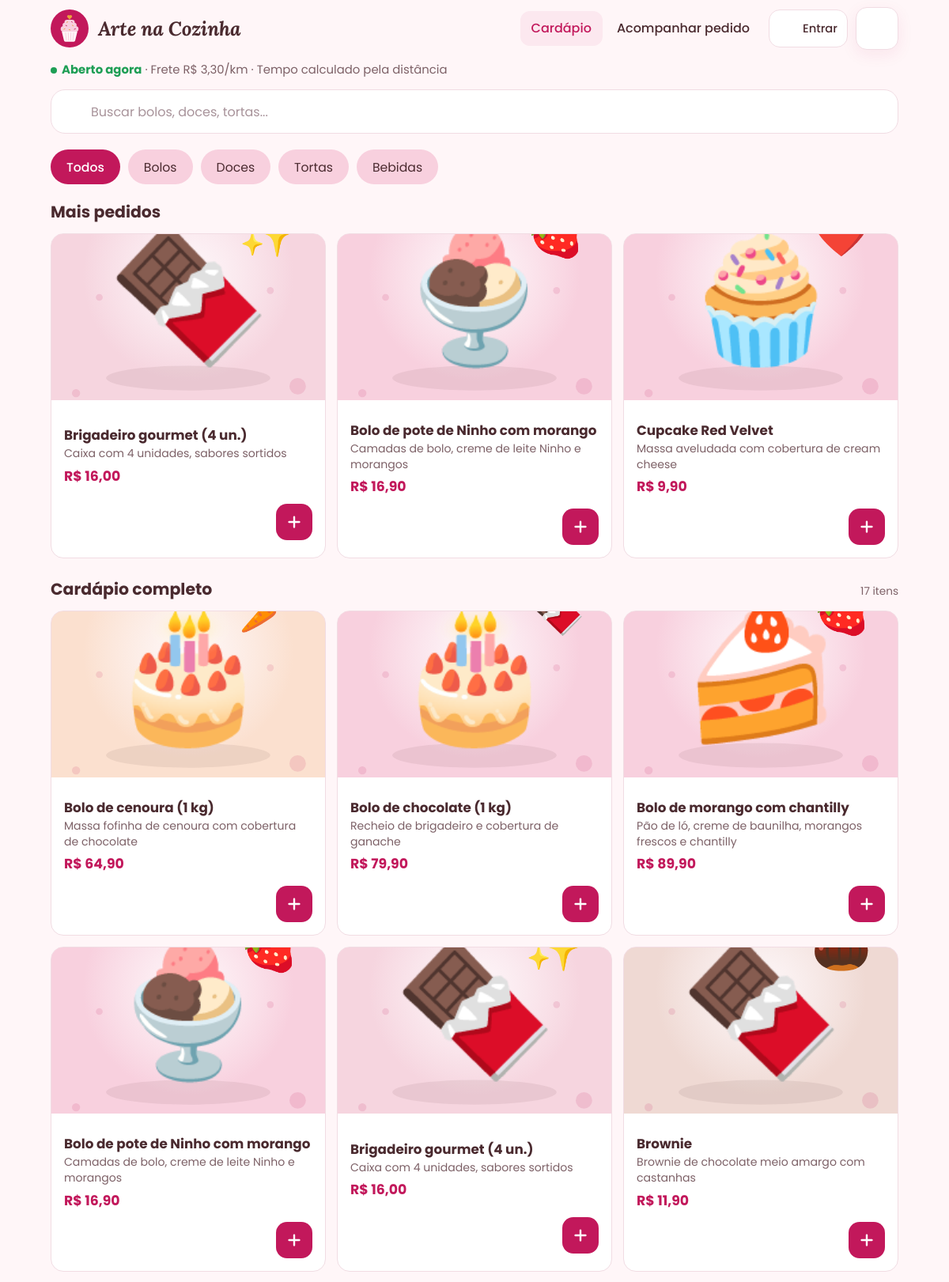
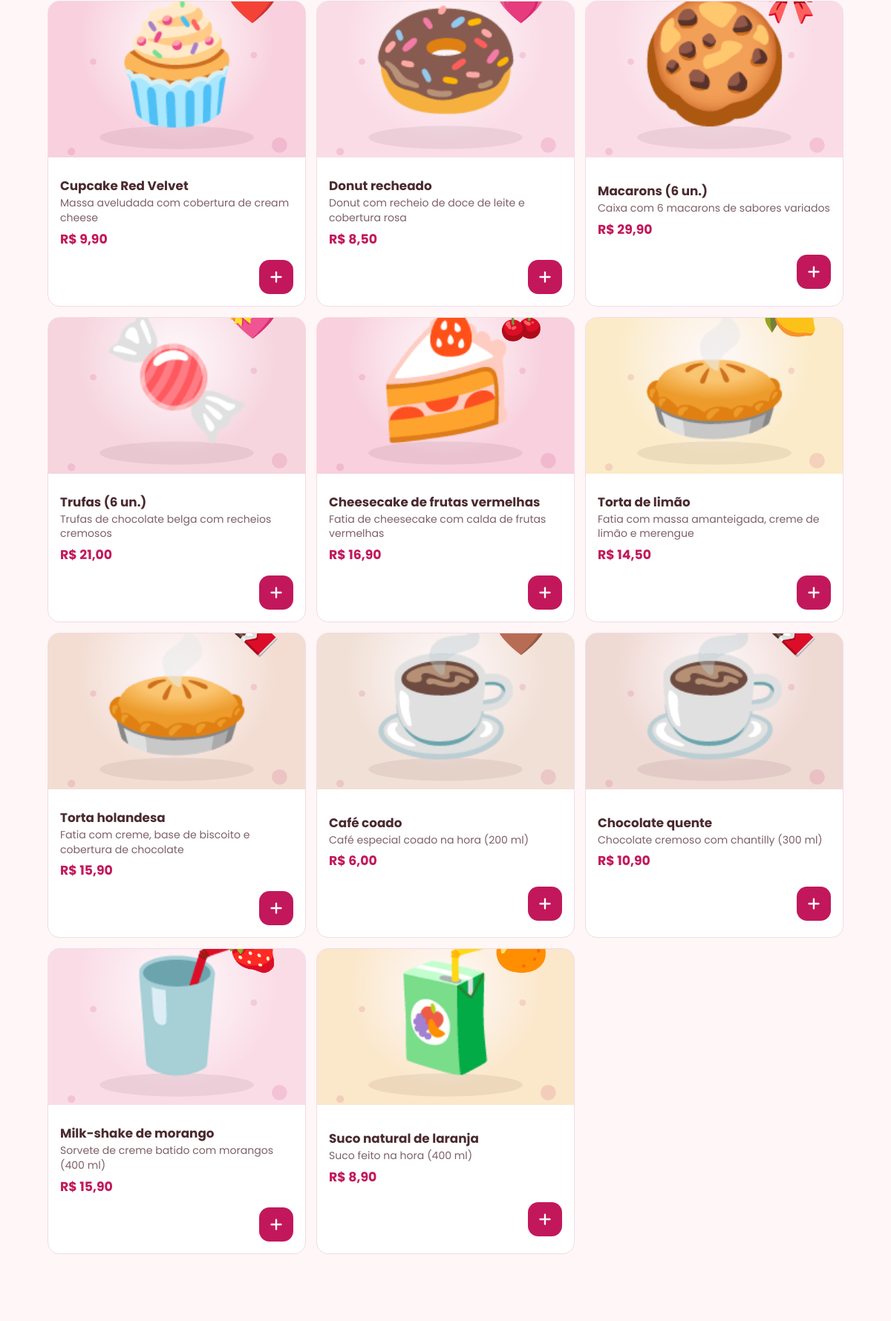
The page / (upper part) on the database its author committed (2 pictures, top to bottom).
### tables this page shows
CREATE TABLE produto (
  id_produto         INT           NOT NULL AUTO_INCREMENT,
  id_admin           INT           NOT NULL,
  nome               VARCHAR(100)  NOT NULL,
  descricao          VARCHAR(255)  NOT NULL,
  categoria          VARCHAR(40)   NOT NULL,
  preco              DECIMAL(8,2)  NOT NULL,
  preco_promocional  DECIMAL(8,2)  NULL,
  imagem             VARCHAR(255)  NULL,
  disponivel         BOOLEAN       NOT NULL DEFAULT TRUE,
  PRIMARY KEY (id_produto),
  KEY idx_produto_categoria (categoria),
  CONSTRAINT fk_produto_admin FOREIGN KEY (id_admin)
    REFERENCES administrador (id_admin)
);

CREATE TABLE promocao (
  id_produto   INT          NOT NULL,
  data_inicio  DATETIME     NOT NULL DEFAULT CURRENT_TIMESTAMP,
  data_fim     DATETIME     NOT NULL,
  modo         VARCHAR(12)  NOT NULL DEFAULT 'automatico',   
  PRIMARY KEY (id_produto),
  KEY idx_promocao_fim (data_fim),
  CONSTRAINT fk_promocao_produto FOREIGN KEY (id_produto)
    REFERENCES produto (id_produto) ON DELETE CASCADE
);

### includes/bootstrap.php (called while the page is built, shortened)
<?php
function db(): PDO
{
    static $pdo = null;
    if ($pdo === null) {
        $c = APP_CONFIG;
        $dsn = "mysql:host={$c['db_host']};port={$c['db_porta']};dbname={$c['db_nome']};charset=utf8mb4";
        try {
            $pdo = new PDO($dsn, $c['db_usuario'], $c['db_senha'], [
                PDO::ATTR_ERRMODE            => PDO::ERRMODE_EXCEPTION,
                PDO::ATTR_DEFAULT_FETCH_MODE => PDO::FETCH_ASSOC,
                PDO::ATTR_EMULATE_PREPARES   => false,
            ]);
            $pdo->exec("SET time_zone = '" . date('P') . "'");
        } catch (PDOException $e) {
            http_response_code(500);
            $msg = $c['debug'] ? $e->getMessage() : 'Tente novamente em alguns minutos.';
            exit('<div style="font-family:sans-serif;padding:2rem;color:#4A2A2F">'
               . '<h2>Não foi possível conectar ao banco de dados</h2><p>'
               . htmlspecialchars($msg) . '</p><p>Verifique se o MySQL está ligado e se o banco '
               . '<code>arte_na_cozinha</code> foi importado (database/arte_na_cozinha.sql).</p></div>');
        }
    }
    return $pdo;
}
function categorias(bool $recarregar = false): array
{
    static $lista = null;
    if ($lista === null || $recarregar) {
        $lista = db()->query('SELECT nome FROM categoria ORDER BY ordem, nome')->fetchAll(PDO::FETCH_COLUMN);
    }
    return $lista;
}
function h(?string $texto): string
{
    return htmlspecialchars((string) $texto, ENT_QUOTES, 'UTF-8');
}
function dinheiro($valor): string
{
    return 'R$ ' . number_format((float) $valor, 2, ',', '.');
}
function preco_atual(array $produto): float
{
    $promo = $produto['preco_promocional'];
    $vencida = !empty($produto['promo_fim']) && strtotime($produto['promo_fim']) <= time();
    return (!$vencida && $promo !== null && (float) $promo > 0 && (float) $promo < (float) $produto['preco'])
        ? (float) $promo
        : (float) $produto['preco'];
}
function em_promocao(array $produto): bool
{
    return preco_atual($produto) < (float) $produto['preco'];
}
function config_loja(string $chave, string $padrao = ''): string
{
    static $cache = null;
    if ($cache === null) {
        $cache = db()->query('SELECT chave, valor FROM configuracao')->fetchAll(PDO::FETCH_KEY_PAIR);
    }
    return $cache[$chave] ?? $padrao;
}
function loja_aberta(): bool
{
    return config_loja('loja_aberta', '1') === '1';
}

### index.php (the view, shortened to what this page needs)
<?php
require_once __DIR__ . '/includes/bootstrap.php';
$produtos = db()->query(
    SQL_PRODUTO_COM_PROMO . " WHERE p.disponivel = 1
      ORDER BY COALESCE((SELECT c.ordem FROM categoria c WHERE c.nome = p.categoria), 999), p.categoria, p.nome"
)->fetchAll();
$maisPedidos = db()->query(
    "SELECT p.id_produto
       FROM item_pedido i
       JOIN produto p ON p.id_produto = i.id_produto
       JOIN pedido pe ON pe.id_pedido = i.id_pedido
      WHERE p.disponivel = 1 AND pe.status <> 'cancelado'
      GROUP BY p.id_produto
      ORDER BY SUM(i.quantidade) DESC, p.nome
      LIMIT 3"
)->fetchAll(PDO::FETCH_COLUMN);
foreach ($produtos as $p) {
    if ((string) $p['id_produto'] === config_loja('produto_destaque') && em_promocao($p)) {
        $destaque = $p;
    }
}
$porId = array_column($produtos, null, 'id_produto');
function card_produto(array $p): string
{
    ob_start(); ?>
    <article class="card-produto" data-id="<?= (int) $p['id_produto'] ?>"
             data-categoria="<?= h($p['categoria']) ?>"
             data-promo="<?= em_promocao($p) ? '1' : '0' ?>"
             data-busca="<?= h(mb_strtolower($p['nome'] . ' ' . $p['descricao'] . ' ' . $p['categoria'])) ?>">
      <div class="card-foto">
        <img src="<?= h($p['imagem'] ?: 'assets/img/logo-icone.svg') ?>" alt="<?= h($p['nome']) ?>" loading="lazy" width="96" height="96">
      </div>
      <div class="card-info">
        <h3><?= h($p['nome']) ?></h3>
        <p><?= h($p['descricao']) ?></p>
        <span class="preco"><?= dinheiro(preco_atual($p)) ?></span>
      </div>
      <div class="card-acao" data-acao="<?= (int) $p['id_produto'] ?>">
      </div>
    </article>
    <?php return ob_get_clean();
}
require __DIR__ . '/includes/cabecalho.php';
?>
<div class="container">
  <?php if (loja_aberta()): ?>
    <p class="status-loja"><strong>Aberto agora</strong> · Frete <?= dinheiro(config_loja('valor_km', '3.30')) ?>/km · Tempo calculado pela distância</p>
  <?php else: ?>
    <p class="status-loja fechada"><strong>Fechado no momento</strong> · <?= h(config_loja('horario')) ?></p>
    <div class="aviso-fechada">A loja está fechada agora. Você pode montar seu carrinho e finalizar quando abrirmos. 💗</div>
  <?php endif; ?>
  <div class="pesquisa" role="search">
    <input type="search" id="campoBusca" placeholder="Buscar bolos, doces, tortas..." autocomplete="off">
  </div>
  <nav class="categorias" aria-label="Categorias">
    <button type="button" class="chip ativo" data-categoria="Todos">Todos</button>
    <?php foreach (array_intersect(categorias(), array_column($produtos, 'categoria')) as $cat):  ?>
      <button type="button" class="chip" data-categoria="<?= h($cat) ?>"><?= h($cat) ?></button>
    <?php endforeach; ?>
  </nav>
  <?php if ($maisPedidos): ?>
  <section class="secao" id="secaoMaisPedidos">
    <h2 class="secao-titulo">Mais pedidos</h2>
    <div class="lista-produtos">
      <?php foreach ($maisPedidos as $id) { if (isset($porId[$id])) echo card_produto($porId[$id]); } ?>
    </div>
  </section>
  <?php endif; ?>
  <section class="secao" id="secaoCardapio">
    <h2 class="secao-titulo"><span id="tituloCardapio">Cardápio completo</span> <small id="totalResultados"></small></h2>
    <div class="lista-produtos" id="listaCardapio">
      <?php foreach ($produtos as $p) echo card_produto($p); ?>
    </div>
  </section>
</div>
<?php require __DIR__ . '/includes/rodape.php'; ?>

### assets/css/style.css (style rules this page uses)
:root { --cor-principal: #C2185B; --cor-secundaria: #E8588A; --cor-apoio: #F8D0DE; --cor-fundo: #FFF6F8; --cor-texto: #4A2A2F; --cor-destaque: #E9A23B; --cor-texto-suave: #7D6167; --cor-borda: #F1DCE3; --cor-apoio-claro: #FCE8EF; --cor-sucesso: #1E9E55; --cor-sucesso-bg: #E7F6EC; --cor-branco: #FFFFFF; --fonte-titulo: 'Lora', Georgia, serif; --fonte-texto: 'Poppins', system-ui, sans-serif; --raio-botao: 14px; --raio-card: 16px; --sombra: 0 6px 20px rgba(194, 24, 91, .08); --sombra-forte: 0 12px 30px rgba(194, 24, 91, .28); --largura: 1120px; }
*, *::before, *::after { box-sizing: border-box; }
html { -webkit-text-size-adjust: 100%; scroll-behavior: smooth; }
body { margin: 0; background: var(--cor-fundo); color: var(--cor-texto); font-family: var(--fonte-texto); font-size: 15px; line-height: 1.5; -webkit-font-smoothing: antialiased; min-height: 100vh; display: flex; flex-direction: column; }
img { max-width: 100%; display: block; }
button, input, select, textarea { font: inherit; color: inherit; }
h1, h2, h3 { margin: 0; line-height: 1.25; }
p { margin: 0; }
.container { width: 100%; max-width: var(--largura); margin: 0 auto; padding: 0 16px; }
.status-loja { color: var(--cor-texto-suave); font-size: .93rem; padding: 4px 0 14px; }
.status-loja strong { color: var(--cor-sucesso); }
.status-loja strong::before { content: ''; display: inline-block; width: 8px; height: 8px; margin-right: 6px; border-radius: 50%; background: currentColor; vertical-align: middle; }
.pesquisa { position: relative; margin-bottom: 18px; }
.pesquisa input { width: 100%; height: 56px; padding: 0 18px 0 50px; border: 1px solid var(--cor-borda); border-radius: 18px; background: #fff; font-size: 1rem; outline: none; transition: border-color .15s, box-shadow .15s; }
.pesquisa input::placeholder { color: #A8939A; }
.categorias { display: flex; gap: 10px; margin: 0 -16px 8px; padding: 2px 16px 12px; overflow-x: auto; scroll-snap-type: x proximity; scroll-padding-inline: 16px; scrollbar-width: none; }
.chip { flex-shrink: 0; min-height: 44px; padding: 8px 20px; border: 0; border-radius: 999px; background: var(--cor-apoio); color: var(--cor-texto); font-size: .98rem; cursor: pointer; scroll-snap-align: start; transition: background .15s, color .15s; }
.chip.ativo { background: var(--cor-principal); color: #fff; font-weight: 500; }
.secao { margin-top: 10px; }
.secao + .secao { margin-top: 26px; }
.secao-titulo { display: flex; align-items: baseline; justify-content: space-between; gap: 10px; margin-bottom: 14px; font-size: 1.28rem; font-weight: 700; }
.secao-titulo small { color: var(--cor-texto-suave); font-weight: 400; font-size: .85rem; }
.lista-produtos { display: grid; gap: 14px; }
.card-produto { display: grid; grid-template-columns: 96px 1fr auto; align-items: center; gap: 14px; padding: 12px; border: 1px solid var(--cor-borda); border-radius: var(--raio-card); background: #fff; transition: box-shadow .2s, transform .2s; }
.card-foto { position: relative; width: 96px; height: 96px; border-radius: 14px; overflow: hidden; background: var(--cor-apoio); }
.card-foto img { width: 100%; height: 100%; object-fit: cover; }
.card-info { min-width: 0; }
.card-info h3 { font-size: 1.05rem; font-weight: 700; }
.card-info p { margin: 3px 0 6px; color: var(--cor-texto-suave); font-size: .88rem; line-height: 1.4; display: -webkit-box; -webkit-line-clamp: 2; -webkit-box-orient: vertical; overflow: hidden; }
.preco { color: var(--cor-principal); font-weight: 700; font-size: 1.08rem; }
@media (min-width: 760px) { body { font-size: 16px; } }
@media (min-width: 760px) { .container { padding: 0 24px; } }
@media (min-width: 760px) { .categorias { margin: 0 0 8px; padding: 2px 0 12px; flex-wrap: wrap; } }
@media (min-width: 760px) { .lista-produtos { grid-template-columns: repeat(2, 1fr); } }
@media (min-width: 1100px) { .lista-produtos { grid-template-columns: repeat(3, 1fr); } }
@media (min-width: 1100px) { .card-produto { grid-template-columns: 1fr; align-items: stretch; padding: 0; overflow: hidden; } }
@media (min-width: 1100px) { .card-produto .card-foto { width: 100%; height: 210px; border-radius: 0; } }
@media (min-width: 1100px) { .card-produto .card-foto img { object-position: 50% 68%; } }
@media (min-width: 1100px) { .card-produto .card-info { padding: 14px 16px 0; } }
@media (min-width: 1100px) { .card-produto .card-acao { padding: 0 16px 16px; display: flex; justify-content: flex-end; } }

### rows shown on the page
produto: imagem (picture), nome "Brigadeiro gourmet (4 un.)", descricao "Caixa com 4 unidades, sabores sortidos", p "R$ 16,00"
promocao: id_produto.imagem (picture), id_produto.nome "Bolo de pote de Ninho com morango", id_produto.descricao "Camadas de bolo, creme de leite Ninho e morangos", data_fim.preco "R$ 16,90"
produto: imagem (picture), nome "Cupcake Red Velvet", descricao "Massa aveludada com cobertura de cream cheese", p "R$ 9,90"
produto: imagem (picture), nome "Bolo de cenoura (1 kg)", descricao "Massa fofinha de cenoura com cobertura de chocolate", p "R$ 64,90"
produto: imagem (picture), nome "Bolo de chocolate (1 kg)", descricao "Recheio de brigadeiro e cobertura de ganache", p "R$ 79,90"
promocao: id_produto.imagem (picture), id_produto.nome "Bolo de morango com chantilly", id_produto.descricao "Pão de ló, creme de baunilha, morangos frescos e chantilly", data_fim.preco "R$ 89,90"
produto: imagem (picture), nome "Brownie", descricao "Brownie de chocolate meio amargo com castanhas", p "R$ 11,90"
produto: imagem (picture), nome "Donut recheado", descricao "Donut com recheio de doce de leite e cobertura rosa", p "R$ 8,50"
produto: imagem (picture), nome "Macarons (6 un.)", descricao "Caixa com 6 macarons de sabores variados", p "R$ 29,90"
produto: imagem (picture), nome "Trufas (6 un.)", descricao "Trufas de chocolate belga com recheios cremosos", p "R$ 21,00"
promocao: id_produto.imagem (picture), id_produto.nome "Cheesecake de frutas vermelhas", id_produto.descricao "Fatia de cheesecake com calda de frutas vermelhas", data_fim.preco "R$ 16,90"
produto: imagem (picture), nome "Torta de limão", descricao "Fatia com massa amanteigada, creme de limão e merengue", p "R$ 14,50"
produto: imagem (picture), nome "Torta holandesa", descricao "Fatia com creme, base de biscoito e cobertura de chocolate", p "R$ 15,90"
produto: imagem (picture), nome "Café coado", descricao "Café especial coado na hora (200 ml)", p "R$ 6,00"
produto: imagem (picture), nome "Chocolate quente", descricao "Chocolate cremoso com chantilly (300 ml)", p "R$ 10,90"
produto: imagem (picture), nome "Milk-shake de morango", descricao "Sorvete de creme batido com morangos (400 ml)", p "R$ 15,90"
produto: imagem (picture), nome "Suco natural de laranja", descricao "Suco feito na hora (400 ml)", p "R$ 8,90"

### other values the page prints
dinheiro(config_loja('valor_km', '3.30')) "R$ 3,30"
$cat "Bolos"
$cat "Doces"
$cat "Tortas"
$cat "Bebidas"
